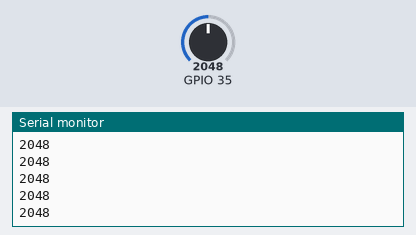
The sketch below on a simulated ESP32. On the bench: the last lines printed to the serial monitor. The inputs (shaded band) are chosen by the test bench; at power-on: GPIO 35 = 2048.

Above: at 1.2 s.
1.3 s: GPIO 35 set to 2866
At 1.31 s:
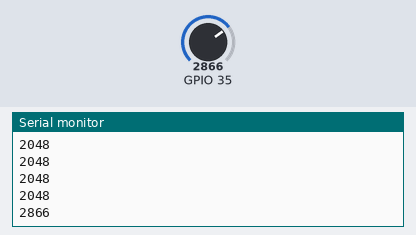
2.8 s: GPIO 35 set to 3603
At 2.81 s:
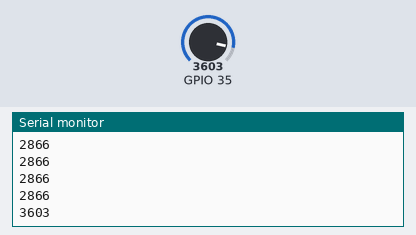
Timing chart, 0 to 5.8 s (numbered marks = the images above; inputs shaded):
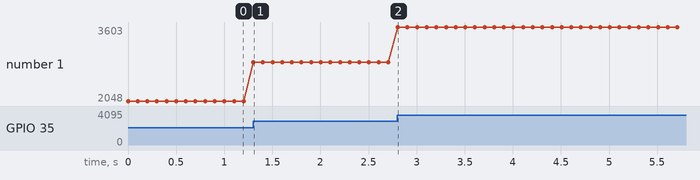

The sketch:

Microphone.ino
```cpp
void setup() {

  pinMode(35, INPUT);

  Serial.begin(115200);

}


void loop() {

  // put your main code here, to run repeatedly:

  int voice = analogRead(35);

  Serial.println(voice);
  delay(100);
}
```

Measured:
- after the input at 1.3 s, the serial monitor: prints a new line at once (image 1)
- after the input at 2.8 s, the serial monitor: prints a new line at once (image 2)
- plotted number 1: 2048 → 2866 after the input at 1.3 s, 2866 → 3603 after the input at 2.8 s
